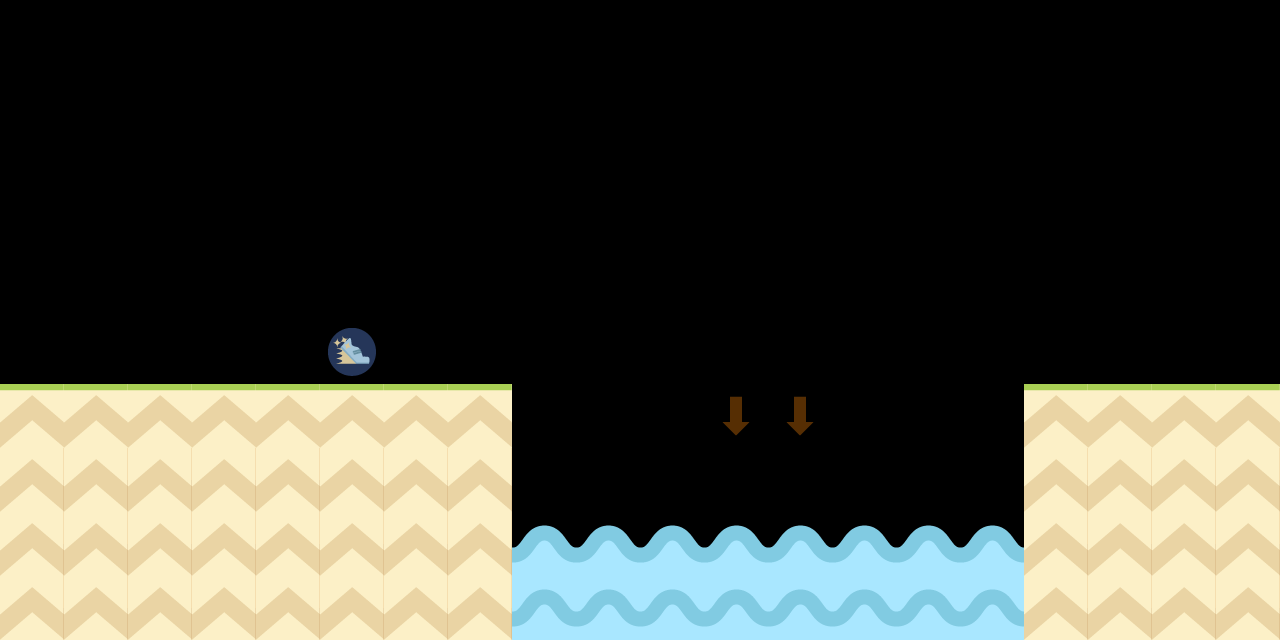

Below is a game level as drawn by its tile map, then a one-line description and the .tmx file that defines it, in full:
An orthogonal 20x10 tile map with 64x64 px tiles, 7 tile layers (background, main, water, spikes, ...), 3 tilesets.

<map version="1.0" orientation="orthogonal" renderorder="left-down" width="20" height="10" tilewidth="64" tileheight="64" nextobjectid="1">
 <tileset firstgid="1" name="traps_spritesheet" tilewidth="64" tileheight="64" tilecount="8" columns="4">
  <image source="../client/assets/traps_spritesheet.png" width="256" height="128" />
  <tile id="0">
   <properties>
    <property name="direction" value="left" />
    <property name="type" value="laser" />
   </properties>
  </tile>
  <tile id="1">
   <properties>
    <property name="direction" value="right" />
    <property name="type" value="laser" />
   </properties>
  </tile>
  <tile id="2">
   <properties>
    <property name="direction" value="up" />
    <property name="type" value="laser" />
   </properties>
  </tile>
  <tile id="3">
   <properties>
    <property name="direction" value="down" />
    <property name="type" value="laser" />
   </properties>
  </tile>
  <tile id="4">
   <properties>
    <property name="type" value="fire" />
   </properties>
  </tile>
  <tile id="5">
   <properties>
    <property name="type" value="drop" />
   </properties>
  </tile>
 </tileset>
 <tileset firstgid="9" name="misc_spritesheet" tilewidth="64" tileheight="64" tilecount="24" columns="4">
  <image source="../client/assets/misc_spritesheet.png" width="256" height="384" />
  <tile id="2">
   <properties>
    <property name="powerup" value="SHIELD" />
    <property name="quantity" value="1" />
   </properties>
  </tile>
  <tile id="3">
   <properties>
    <property name="powerup" value="BLINK" />
    <property name="quantity" value="3" />
   </properties>
  </tile>
 </tileset>
 <tileset firstgid="33" name="tile_spritesheet" tilewidth="64" tileheight="64" tilecount="10" columns="5">
  <image source="../client/assets/tile_spritesheet.png" width="320" height="128" />
 </tileset>
 <layer name="background" width="20" height="10">
  <data encoding="csv">
0,0,0,0,0,0,0,0,0,0,0,0,0,0,0,0,0,0,0,0,
0,0,0,0,0,0,0,0,0,0,0,0,0,0,0,0,0,0,0,0,
0,0,0,0,0,0,0,0,0,0,0,0,0,0,0,0,0,0,0,0,
0,0,0,0,0,0,0,0,0,0,0,0,0,0,0,0,0,0,0,0,
0,0,0,0,0,0,0,0,0,0,0,0,0,0,0,0,0,0,0,0,
0,0,0,0,0,0,0,0,0,0,0,0,0,0,0,0,0,0,0,0,
0,0,0,0,0,0,0,0,0,0,0,0,0,0,0,0,0,0,0,0,
34,34,34,34,34,34,34,0,0,0,0,0,0,0,0,0,0,34,34,34,
34,34,34,34,34,34,34,0,0,0,0,0,0,0,0,0,0,34,34,34,
34,34,34,34,34,34,34,0,38,38,38,38,38,38,38,38,0,34,34,34
</data>
 </layer>
 <layer name="main" width="20" height="10">
  <properties>
   <property name="collision" value="true" />
  </properties>
  <data encoding="csv">
0,0,0,0,0,0,0,0,0,0,0,0,0,0,0,0,0,0,0,0,
0,0,0,0,0,0,0,0,0,0,0,0,0,0,0,0,0,0,0,0,
0,0,0,0,0,0,0,0,0,0,0,0,0,0,0,0,0,0,0,0,
0,0,0,0,0,0,0,0,0,0,0,0,0,0,0,0,0,0,0,0,
0,0,0,0,0,0,0,0,0,0,0,0,0,0,0,0,0,0,0,0,
0,0,0,0,0,0,0,0,0,0,0,0,0,0,0,0,0,0,0,0,
33,33,33,33,33,33,33,33,0,0,0,0,0,0,0,0,33,33,33,33,
0,0,0,0,0,0,0,34,0,0,0,0,0,0,0,0,34,0,0,0,
0,0,0,0,0,0,0,34,0,0,0,0,0,0,0,0,34,0,0,0,
0,0,0,0,0,0,0,34,0,0,0,0,0,0,0,0,34,0,0,0
</data>
 </layer>
 <layer name="water" width="20" height="10">
  <properties>
   <property name="collision" value="true" />
  </properties>
  <data encoding="csv">
0,0,0,0,0,0,0,0,0,0,0,0,0,0,0,0,0,0,0,0,
0,0,0,0,0,0,0,0,0,0,0,0,0,0,0,0,0,0,0,0,
0,0,0,0,0,0,0,0,0,0,0,0,0,0,0,0,0,0,0,0,
0,0,0,0,0,0,0,0,0,0,0,0,0,0,0,0,0,0,0,0,
0,0,0,0,0,0,0,0,0,0,0,0,0,0,0,0,0,0,0,0,
0,0,0,0,0,0,0,0,0,0,0,0,0,0,0,0,0,0,0,0,
0,0,0,0,0,0,0,0,0,0,0,0,0,0,0,0,0,0,0,0,
0,0,0,0,0,0,0,0,0,0,0,0,0,0,0,0,0,0,0,0,
0,0,0,0,0,0,0,0,39,39,39,39,39,39,39,39,0,0,0,0,
0,0,0,0,0,0,0,0,0,0,0,0,0,0,0,0,0,0,0,0
</data>
 </layer>
 <layer name="spikes" width="20" height="10">
  <properties>
   <property name="collision" value="true" />
  </properties>
  <data encoding="csv">
0,0,0,0,0,0,0,0,0,0,0,0,0,0,0,0,0,0,0,0,
0,0,0,0,0,0,0,0,0,0,0,0,0,0,0,0,0,0,0,0,
0,0,0,0,0,0,0,0,0,0,0,0,0,0,0,0,0,0,0,0,
0,0,0,0,0,0,0,0,0,0,0,0,0,0,0,0,0,0,0,0,
0,0,0,0,0,0,0,0,0,0,0,0,0,0,0,0,0,0,0,0,
0,0,0,0,0,0,0,0,0,0,0,0,0,0,0,0,0,0,0,0,
0,0,0,0,0,0,0,0,0,0,0,0,0,0,0,0,0,0,0,0,
0,0,0,0,0,0,0,0,0,0,0,0,0,0,0,0,0,0,0,0,
0,0,0,0,0,0,0,0,0,0,0,0,0,0,0,0,0,0,0,0,
0,0,0,0,0,0,0,0,0,0,0,0,0,0,0,0,0,0,0,0
</data>
 </layer>
 <layer name="powerups" width="20" height="10">
  <properties>
   <property name="collision" value="true" />
  </properties>
  <data encoding="csv">
0,0,0,0,0,0,0,0,0,0,0,0,0,0,0,0,0,0,0,0,
0,0,0,0,0,0,0,0,0,0,0,0,0,0,0,0,0,0,0,0,
0,0,0,0,0,0,0,0,0,0,0,0,0,0,0,0,0,0,0,0,
0,0,0,0,0,0,0,0,0,0,0,0,0,0,0,0,0,0,0,0,
0,0,0,0,0,0,0,0,0,0,0,0,0,0,0,0,0,0,0,0,
0,0,0,0,0,12,0,0,0,0,0,0,0,0,0,0,0,0,0,0,
0,0,0,0,0,0,0,0,0,0,0,0,0,0,0,0,0,0,0,0,
0,0,0,0,0,0,0,0,0,0,0,0,0,0,0,0,0,0,0,0,
0,0,0,0,0,0,0,0,0,0,0,0,0,0,0,0,0,0,0,0,
0,0,0,0,0,0,0,0,0,0,0,0,0,0,0,0,0,0,0,0
</data>
 </layer>
 <layer name="trap_activators" width="20" height="10">
  <properties>
   <property name="display" value="false" />
  </properties>
  <data encoding="csv">
0,0,0,0,0,0,0,0,0,0,0,0,0,0,0,0,0,0,0,0,
0,0,0,0,0,0,0,0,0,0,0,0,0,0,0,0,0,0,0,0,
0,0,0,0,0,0,0,0,0,0,0,0,0,0,0,0,0,0,0,0,
0,0,0,0,0,0,0,0,0,0,0,0,0,0,0,0,0,0,0,0,
0,0,0,0,0,0,0,0,0,0,0,0,0,0,0,0,0,0,0,0,
0,0,0,0,0,0,0,0,0,0,0,0,0,0,0,0,0,0,0,0,
0,0,0,0,0,0,0,0,0,0,0,6,6,0,0,0,0,0,0,0,
0,0,0,0,0,0,0,0,0,0,0,0,0,0,0,0,0,0,0,0,
0,0,0,0,0,0,0,0,0,0,0,0,0,0,0,0,0,0,0,0,
0,0,0,0,0,0,0,0,0,0,0,0,0,0,0,0,0,0,0,0
</data>
 </layer>
 <layer name="teleporters" width="20" height="10">
  <data encoding="csv">
0,0,0,0,0,0,0,0,0,0,0,0,0,0,0,0,0,0,0,0,
0,0,0,0,0,0,0,0,0,0,0,0,0,0,0,0,0,0,0,0,
0,0,0,0,0,0,0,0,0,0,0,0,0,0,0,0,0,0,0,0,
0,0,0,0,0,0,0,0,0,0,0,0,0,0,0,0,0,0,0,0,
0,0,0,0,0,0,0,0,0,0,0,0,0,0,0,0,0,0,0,0,
0,0,0,0,0,0,0,0,0,0,0,0,0,0,0,0,0,0,0,25,
0,0,0,0,0,0,0,0,0,0,0,0,0,0,0,0,0,0,0,0,
0,0,0,0,0,0,0,0,0,0,0,0,0,0,0,0,0,0,0,0,
0,0,0,0,0,0,0,0,0,0,0,0,0,0,0,0,0,0,0,0,
0,0,0,0,0,0,0,0,0,0,0,0,0,0,0,0,0,0,0,0
</data>
 </layer>
</map>